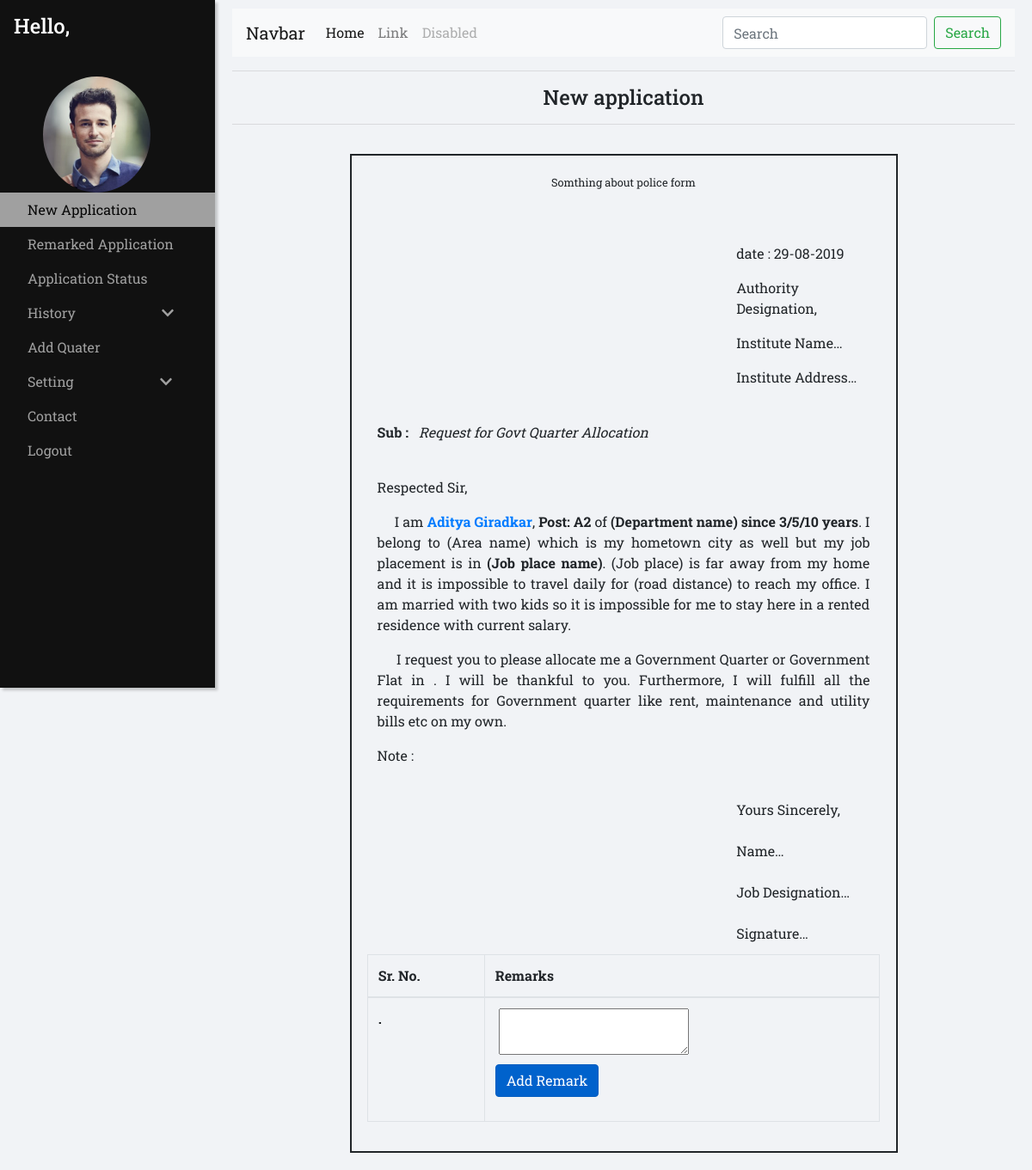
Screenshot of /admin/new_app/new.php?user_id=3 with the database file from the repository.
### tables this page shows
CREATE TABLE `users` (
  `id` int(100) NOT NULL,
  `username` varchar(100) NOT NULL,
  `user_firstname` varchar(100) NOT NULL,
  `user_lastname` varchar(100) NOT NULL,
  `user_password` varchar(100) NOT NULL,
  `Age` int(100) NOT NULL,
  `user_image` varchar(100) NOT NULL,
  `Gender` varchar(100) NOT NULL,
  `quater_resident` varchar(50) NOT NULL,
  `quater_id` int(50) NOT NULL,
  `area_id` int(50) NOT NULL,
  `city_id` int(100) NOT NULL,
  `post_id` int(100) NOT NULL,
  `user_role` varchar(255) NOT NULL,
  `mobile_no` int(100) NOT NULL
);

CREATE TABLE `post` (
  `post_id` int(50) NOT NULL,
  `post` varchar(50) NOT NULL
);

### admin/new_app/new.php (the view, shortened to what this page needs)
<!doctype html>
<html lang="en">
<head>
    <link rel="stylesheet" href="https://stackpath.bootstrapcdn.com/bootstrap/4.3.1/css/bootstrap.min.css">
    <link rel="stylesheet" href="https://cdnjs.cloudflare.com/ajax/libs/malihu-custom-scrollbar-plugin/3.1.5/jquery.mCustomScrollbar.min.css">
    <link rel="stylesheet" href="new.css">
    <link rel="stylesheet" href="../user.css">
</head>
<?php
	include("../../db.php");
	$userid=$_GET['user_id'];
	$qry="SELECT * FROM `users` WHERE `id`='$userid'";
	$run=mysqli_query($con,$qry);
	$row=mysqli_fetch_assoc($run);
	$firstname=$row['user_firstname'];
	$lastname=$row['user_lastname'];
	$postid=$row['post_id'];
	$qry1="SELECT * FROM `post` WHERE `post_id`='$postid'";
	$run1=mysqli_query($con,$qry1);
	$row1=mysqli_fetch_assoc($run1);
	$post=$row1['post'];
	?>
<body>
    <?php include("../sidebar-over.php")?>
    <div id="main">
        <hr>
        <h4>
            <center>New application</center>
        </h4>
        <hr>
        <section>
            <div class="total">
                <div class="complete" id="printableArea">
                    <div class="upper-part">
                        <center><small>Somthing about police form</small></center>
                    </div>
                    <div class="top">
                        <p>date : 29-08-2019</p>
                        <p>Authority Designation,</p>
                        <p>Institute Name…</p>
                        <p>Institute Address…</p>
                    </div>
                    <div class="subject">
                        <p><strong>Sub : </strong> &nbsp;&nbsp;<em>Request for Govt Quarter Allocation</em></p>
                    </div>
                    <div class="main-body">
                        <p>Respected Sir,</p>
                        <p>&nbsp;&nbsp;&nbsp;&nbsp;&nbsp;I am <a href="#"><strong><?php echo $firstname." ".$lastname ;?></strong></a>, <strong>Post: <?php echo $post; ?></strong> of <strong>(Department name) since 3/5/10 years</strong>. I belong to (Area name) which is my hometown city as well but my job placement is in <strong>(Job place name)</strong>. (Job place) is far away from my home and it is impossible to travel daily for (road distance) to reach my office. I am married with two kids so it is impossible for me to stay here in a rented residence with current salary.</p>
                        <p>&nbsp;&nbsp;&nbsp;&nbsp;&nbsp;I request you to please allocate me a Government Quarter or Government Flat in <strong><?php echo $city; ?> </strong>. I will be thankful to you. Furthermore, I will fulfill all the requirements for Government quarter like rent, maintenance and utility bills etc on my own.</p>
                        <p>Note : </p>
                    </div>
                    <div class="end">
                        Yours Sincerely,
                        <br><br>
                        Name…
                        <br><br>
                        Job Designation…
                        <br><br>
                        Signature…
                    </div>
                    <table class="table table-bordered">
                        <thead>
                            <tr>
                                <th scope="col">Sr. No.</th>
                                <th scope="col">Remarks</th>
                            </tr>
                        </thead>
                        <tbody>
                            <tr>
                                <th scope="row"><?php echo $_SESSION['post_id']?>.</th>
                                <td>
                                    <div id="remark-area" style="display:block">
                                        <form method="post" action="" onsubmit="showTextContent()">
                                            <div>
                                                <textarea id="remark" name="remark" style=""></textarea>
                                            </div>
                                            <input class="btn btn-primary active" type="submit" id="sub" name="submit" value="Add Remark">
                                        </form>
                                    </div>
                                </td>
                            </tr>
                        </tbody>
                    </table>
                </div>
            </div>
        </section>
    </div>
</body>
</html>

### admin/new_app/new.css (style rules this page uses)
.total { padding-top: 2% }
.complete { margin: 0 15%; border: solid 2px; padding: 2%; }
.top { margin-left: 70%; padding: 10% 2% 2% 2%; background-color: rd; }
.subject { padding: 2%; background-color: yelow; }
.main-body { padding: 2%; background-color: blu; text-align: justify; }
#remark-area input { margin-top: 1%; text-align: center; }
.end { padding: 2%; background-color: gren; margin-left: 70%; }

### admin/user.css (style rules this page uses)
body { font-family: 'Roboto Slab', serif; background-color: #f1f3f6; }

### rows the page displays
users: user_firstname "Aditya", user_lastname "Giradkar"
post: post "A2"
